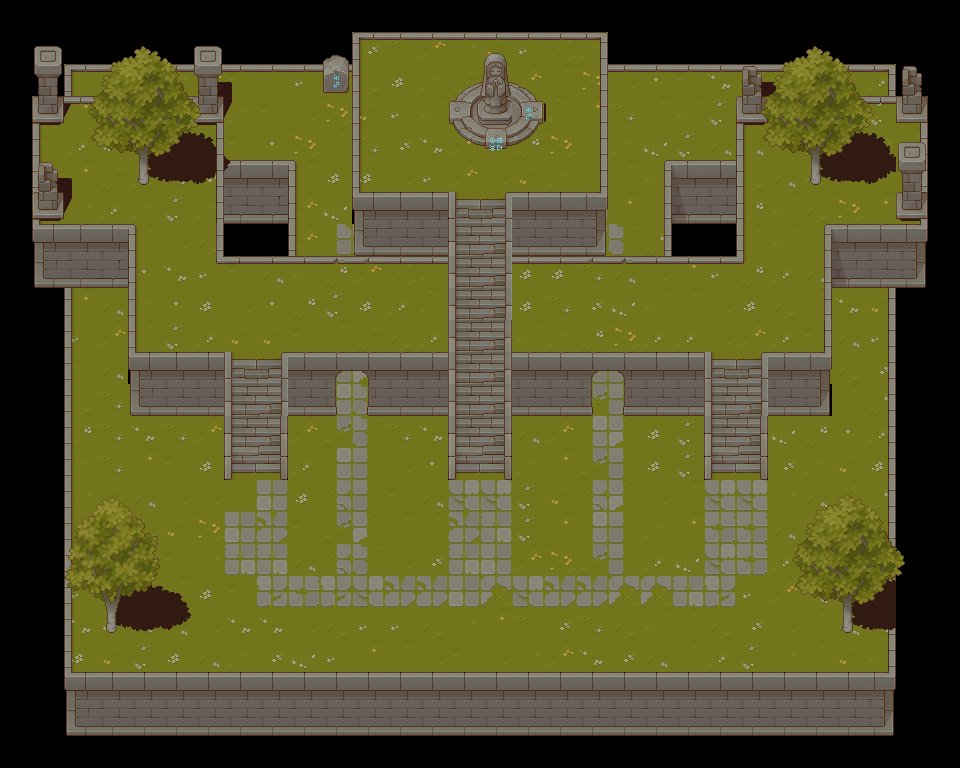

A 2D game scene composited from a Tiled map and its tileset images. What follows is a short description and the map's XML, with each tile layer's data collapsed to a summary:
An orthogonal 30x24 tile map with 32x32 px tiles, 8 tile layers (Tile Layer 7, Tile Layer 2, Tile Layer 8, Tile Layer 3, ...), 8 tilesets.

<map version="1.10" tiledversion="1.10.1" orientation="orthogonal" renderorder="right-down" width="30" height="24" tilewidth="32" tileheight="32" infinite="0" nextlayerid="11" nextobjectid="1">
 <tileset firstgid="1" source="tilesets/TX Tileset Wall.tsx" />
 <tileset firstgid="257" source="tilesets/TX Struct.tsx" />
 <tileset firstgid="513" source="tilesets/TX Props.tsx" />
 <tileset firstgid="769" source="tilesets/TX Tileset Stone Ground.tsx" />
 <tileset firstgid="833" source="tilesets/TX Tileset Grass.tsx" />
 <tileset firstgid="897" source="tilesets/TX Plant.tsx" />
 <tileset firstgid="1153" source="tilesets/TX Shadow Plant.tsx" />
 <tileset firstgid="1409" source="tilesets/TX Shadow.tsx" />
 <layer id="9" name="Tile Layer 7" width="30" height="24">
  <data>[720 cells, 393 non-empty, 41 distinct tile ids]</data>
 </layer>
 <layer id="2" name="Tile Layer 2" width="30" height="24">
  <data>[720 cells, 189 non-empty, 42 distinct tile ids]</data>
 </layer>
 <layer id="10" name="Tile Layer 8" width="30" height="24">
  <data>[720 cells, 120 non-empty, 27 distinct tile ids]</data>
 </layer>
 <layer id="3" name="Tile Layer 3" width="30" height="24">
  <data>[720 cells, 116 non-empty, 51 distinct tile ids]</data>
 </layer>
 <layer id="7" name="Tile Layer 6" width="30" height="24">
  <data>[720 cells, 144 non-empty, 45 distinct tile ids]</data>
 </layer>
 <layer id="1" name="Tile Layer 1" width="30" height="24">
  <data>[720 cells, 108 non-empty, 41 distinct tile ids]</data>
 </layer>
 <layer id="4" name="Tile Layer 4" width="30" height="24">
  <data>[720 cells, 99 non-empty, 49 distinct tile ids]</data>
 </layer>
 <layer id="5" name="Tile Layer 5" width="30" height="24">
  <data>[720 cells, 10 non-empty, 10 distinct tile ids]</data>
 </layer>
</map>
